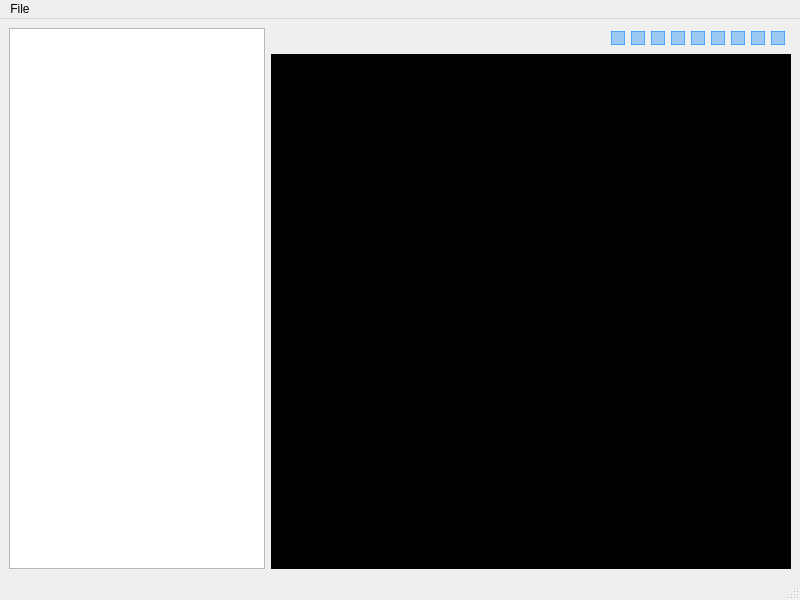
<?xml version="1.0" encoding="UTF-8"?>
<ui version="4.0">
 <class>MainWindow</class>
 <widget class="QMainWindow" name="MainWindow">
  <property name="geometry">
   <rect>
    <x>0</x>
    <y>0</y>
    <width>800</width>
    <height>600</height>
   </rect>
  </property>
  <property name="windowTitle">
   <string>MainWindow</string>
  </property>
  <widget class="QWidget" name="centralwidget">
   <layout class="QHBoxLayout" name="horizontalLayout_3" stretch="0,1">
    <item>
     <layout class="QVBoxLayout" name="verticalLayout">
      <item>
       <widget class="QListWidget" name="listWidget"/>
      </item>
     </layout>
    </item>
    <item>
     <layout class="QVBoxLayout" name="verticalLayout_2">
      <item>
       <layout class="QHBoxLayout" name="horizontalLayout_2">
        <property name="spacing">
         <number>0</number>
        </property>
        <item>
         <spacer name="horizontalSpacer">
          <property name="orientation">
           <enum>Qt::Horizontal</enum>
          </property>
          <property name="sizeHint" stdset="0">
           <size>
            <width>40</width>
            <height>20</height>
           </size>
          </property>
         </spacer>
        </item>
        <item>
         <widget class="QCheckBox" name="viewCreatureCheck">
          <property name="styleSheet">
           <string notr="true">QCheckbox {
	spacing: 0px;
}

QCheckBox::indicator {
    image: url(:/images/icons/k1/creature.png);
	border: 1px solid rgba(30, 144, 255, 0.0);
	width: 26px;
	height: 26px;
}

QCheckBox::indicator:unchecked:hover {
	background: rgba(30, 144, 255, 0.2);
	border: 1px solid rgba(30, 144, 255, 0.4);
}

QCheckBox::indicator:checked {
	background: rgba(30, 144, 255, 0.4);
	border:1px solid rgba(30, 144, 255, 0.6);
}

QCheckBox::indicator:checked:hover {
	background: rgba(30, 144, 255, 0.5);
	border:1px solid rgba(30, 144, 255, 0.7);
}

</string>
          </property>
          <property name="text">
           <string/>
          </property>
          <property name="checked">
           <bool>true</bool>
          </property>
         </widget>
        </item>
        <item>
         <widget class="QCheckBox" name="viewDoorCheck">
          <property name="styleSheet">
           <string notr="true">QCheckBox::indicator {
    image: url(:/images/icons/k1/door.png);
	border: 1px solid rgba(30, 144, 255, 0.0);
	width: 26px;
	height: 26px;
}

QCheckBox::indicator:unchecked:hover {
	background: rgba(30, 144, 255, 0.2);
	border: 1px solid rgba(30, 144, 255, 0.4);
}

QCheckBox::indicator:checked {
	background: rgba(30, 144, 255, 0.4);
	border:1px solid rgba(30, 144, 255, 0.6);
}

QCheckBox::indicator:checked:hover {
	background: rgba(30, 144, 255, 0.5);
	border:1px solid rgba(30, 144, 255, 0.7);
}

</string>
          </property>
          <property name="text">
           <string/>
          </property>
          <property name="checked">
           <bool>true</bool>
          </property>
         </widget>
        </item>
        <item>
         <widget class="QCheckBox" name="viewPlaceableCheck">
          <property name="styleSheet">
           <string notr="true">QCheckBox::indicator {
    image: url(:/images/icons/k1/placeable.png);
	border: 1px solid rgba(30, 144, 255, 0.0);
	width: 26px;
	height: 26px;
}

QCheckBox::indicator:unchecked:hover {
	background: rgba(30, 144, 255, 0.2);
	border: 1px solid rgba(30, 144, 255, 0.4);
}

QCheckBox::indicator:checked {
	background: rgba(30, 144, 255, 0.4);
	border:1px solid rgba(30, 144, 255, 0.6);
}

QCheckBox::indicator:checked:hover {
	background: rgba(30, 144, 255, 0.5);
	border:1px solid rgba(30, 144, 255, 0.7);
}

</string>
          </property>
          <property name="text">
           <string/>
          </property>
          <property name="checked">
           <bool>true</bool>
          </property>
         </widget>
        </item>
        <item>
         <widget class="QCheckBox" name="viewStoreCheck">
          <property name="styleSheet">
           <string notr="true">QCheckBox::indicator {
    image: url(:/images/icons/k1/merchant.png);
	border: 1px solid rgba(30, 144, 255, 0.0);
	width: 26px;
	height: 26px;
}

QCheckBox::indicator:unchecked:hover {
	background: rgba(30, 144, 255, 0.2);
	border: 1px solid rgba(30, 144, 255, 0.4);
}

QCheckBox::indicator:checked {
	background: rgba(30, 144, 255, 0.4);
	border:1px solid rgba(30, 144, 255, 0.6);
}

QCheckBox::indicator:checked:hover {
	background: rgba(30, 144, 255, 0.5);
	border:1px solid rgba(30, 144, 255, 0.7);
}

</string>
          </property>
          <property name="text">
           <string/>
          </property>
          <property name="checked">
           <bool>true</bool>
          </property>
         </widget>
        </item>
        <item>
         <widget class="QCheckBox" name="viewSoundCheck">
          <property name="styleSheet">
           <string notr="true">QCheckBox::indicator {
    image: url(:/images/icons/k1/sound.png);
	border: 1px solid rgba(30, 144, 255, 0.0);
	width: 26px;
	height: 26px;
}

QCheckBox::indicator:unchecked:hover {
	background: rgba(30, 144, 255, 0.2);
	border: 1px solid rgba(30, 144, 255, 0.4);
}

QCheckBox::indicator:checked {
	background: rgba(30, 144, 255, 0.4);
	border:1px solid rgba(30, 144, 255, 0.6);
}

QCheckBox::indicator:checked:hover {
	background: rgba(30, 144, 255, 0.5);
	border:1px solid rgba(30, 144, 255, 0.7);
}

</string>
          </property>
          <property name="text">
           <string/>
          </property>
          <property name="checked">
           <bool>true</bool>
          </property>
         </widget>
        </item>
        <item>
         <widget class="QCheckBox" name="viewWaypointCheck">
          <property name="styleSheet">
           <string notr="true">QCheckBox::indicator {
    image: url(:/images/icons/k1/waypoint.png);
	border: 1px solid rgba(30, 144, 255, 0.0);
	width: 26px;
	height: 26px;
}

QCheckBox::indicator:unchecked:hover {
	background: rgba(30, 144, 255, 0.2);
	border: 1px solid rgba(30, 144, 255, 0.4);
}

QCheckBox::indicator:checked {
	background: rgba(30, 144, 255, 0.4);
	border:1px solid rgba(30, 144, 255, 0.6);
}

QCheckBox::indicator:checked:hover {
	background: rgba(30, 144, 255, 0.5);
	border:1px solid rgba(30, 144, 255, 0.7);
}

</string>
          </property>
          <property name="text">
           <string/>
          </property>
          <property name="checked">
           <bool>true</bool>
          </property>
         </widget>
        </item>
        <item>
         <widget class="QCheckBox" name="viewCameraCheck">
          <property name="styleSheet">
           <string notr="true">QCheckBox::indicator {
    image: url(:/images/icons/k1/camera.png);
	border: 1px solid rgba(30, 144, 255, 0.0);
	width: 26px;
	height: 26px;
}

QCheckBox::indicator:unchecked:hover {
	background: rgba(30, 144, 255, 0.2);
	border: 1px solid rgba(30, 144, 255, 0.4);
}

QCheckBox::indicator:checked {
	background: rgba(30, 144, 255, 0.4);
	border:1px solid rgba(30, 144, 255, 0.6);
}

QCheckBox::indicator:checked:hover {
	background: rgba(30, 144, 255, 0.5);
	border:1px solid rgba(30, 144, 255, 0.7);
}

</string>
          </property>
          <property name="text">
           <string/>
          </property>
          <property name="checked">
           <bool>true</bool>
          </property>
         </widget>
        </item>
        <item>
         <widget class="QCheckBox" name="viewEncounterCheck">
          <property name="styleSheet">
           <string notr="true">QCheckBox::indicator {
    image: url(:/images/icons/k1/encounter.png);
	border: 1px solid rgba(30, 144, 255, 0.0);
	width: 26px;
	height: 26px;
}

QCheckBox::indicator:unchecked:hover {
	background: rgba(30, 144, 255, 0.2);
	border: 1px solid rgba(30, 144, 255, 0.4);
}

QCheckBox::indicator:checked {
	background: rgba(30, 144, 255, 0.4);
	border:1px solid rgba(30, 144, 255, 0.6);
}

QCheckBox::indicator:checked:hover {
	background: rgba(30, 144, 255, 0.5);
	border:1px solid rgba(30, 144, 255, 0.7);
}

</string>
          </property>
          <property name="text">
           <string/>
          </property>
          <property name="checked">
           <bool>true</bool>
          </property>
         </widget>
        </item>
        <item>
         <widget class="QCheckBox" name="viewTriggerCheck">
          <property name="styleSheet">
           <string notr="true">QCheckBox::indicator {
    image: url(:/images/icons/k1/trigger.png);
	border: 1px solid rgba(30, 144, 255, 0.0);
	width: 26px;
	height: 26px;
}

QCheckBox::indicator:unchecked:hover {
	background: rgba(30, 144, 255, 0.2);
	border: 1px solid rgba(30, 144, 255, 0.4);
}

QCheckBox::indicator:checked {
	background: rgba(30, 144, 255, 0.4);
	border:1px solid rgba(30, 144, 255, 0.6);
}

QCheckBox::indicator:checked:hover {
	background: rgba(30, 144, 255, 0.5);
	border:1px solid rgba(30, 144, 255, 0.7);
}

</string>
          </property>
          <property name="text">
           <string/>
          </property>
          <property name="checked">
           <bool>true</bool>
          </property>
         </widget>
        </item>
       </layout>
      </item>
      <item>
       <widget class="WalkmeshRenderer" name="renderArea" native="true">
        <property name="sizePolicy">
         <sizepolicy hsizetype="MinimumExpanding" vsizetype="MinimumExpanding">
          <horstretch>0</horstretch>
          <verstretch>0</verstretch>
         </sizepolicy>
        </property>
        <property name="mouseTracking">
         <bool>true</bool>
        </property>
        <property name="focusPolicy">
         <enum>Qt::StrongFocus</enum>
        </property>
        <property name="contextMenuPolicy">
         <enum>Qt::CustomContextMenu</enum>
        </property>
        <property name="styleSheet">
         <string notr="true">background: black;</string>
        </property>
       </widget>
      </item>
     </layout>
    </item>
   </layout>
  </widget>
  <widget class="QMenuBar" name="menubar">
   <property name="geometry">
    <rect>
     <x>0</x>
     <y>0</y>
     <width>800</width>
     <height>21</height>
    </rect>
   </property>
   <widget class="QMenu" name="menuNew">
    <property name="title">
     <string>File</string>
    </property>
    <addaction name="actionNew"/>
    <addaction name="actionOpen"/>
    <addaction name="actionSave"/>
    <addaction name="actionSave_As"/>
    <addaction name="actionRevert"/>
    <addaction name="separator"/>
    <addaction name="actionExit"/>
   </widget>
   <addaction name="menuNew"/>
  </widget>
  <widget class="QStatusBar" name="statusbar"/>
  <action name="actionNew">
   <property name="text">
    <string>New</string>
   </property>
  </action>
  <action name="actionOpen">
   <property name="text">
    <string>Open</string>
   </property>
  </action>
  <action name="actionSave">
   <property name="text">
    <string>Save</string>
   </property>
  </action>
  <action name="actionSave_As">
   <property name="text">
    <string>Save As</string>
   </property>
  </action>
  <action name="actionRevert">
   <property name="text">
    <string>Revert</string>
   </property>
  </action>
  <action name="actionExit">
   <property name="text">
    <string>Exit</string>
   </property>
  </action>
 </widget>
 <customwidgets>
  <customwidget>
   <class>WalkmeshRenderer</class>
   <extends>QWidget</extends>
   <header location="global">toolset.misc.walkmesh.renderer</header>
   <container>1</container>
  </customwidget>
 </customwidgets>
 <resources>
  <include location="../../../resources/resources.qrc"/>
 </resources>
 <connections/>
</ui>
